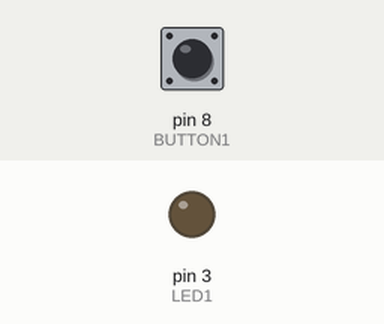
A sketch run on a simulated Arduino Uno, built with avr-gcc and run on an emulated ATmega328P. Parts: output pins drawn as LEDs (lit = HIGH). Dashed ring = blinking. Inputs (shaded band) come from the test bench; at power-on: pin 8 (BUTTON1) LOW. What the sketch prints to the serial monitor is not drawn.

Above: at 1.2 s.
1.3 s: pin 8 (BUTTON1) pulled HIGH for 0.15 s
At 1.37 s:
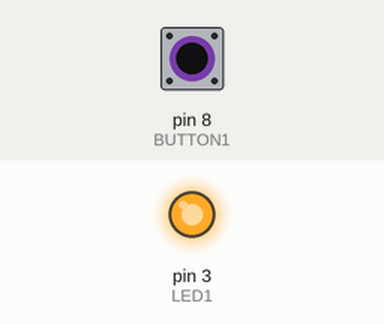
2.9 s: pin 8 (BUTTON1) pulled HIGH for 1 s
At 5.0 s:
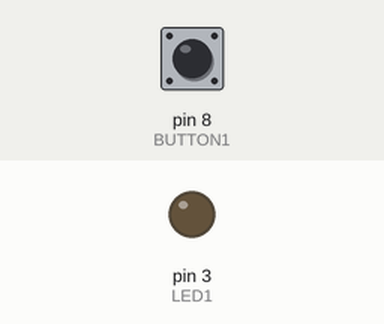
5.4 s: pin 8 (BUTTON1) pulsed HIGH 2 times (0.12 s each, 0.3 s apart)
At 5.46 s:
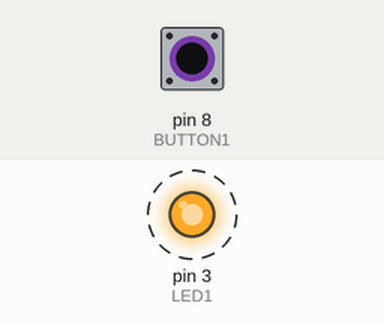
7.5 s: pin 8 (BUTTON1) driven HIGH
At 8.3 s:
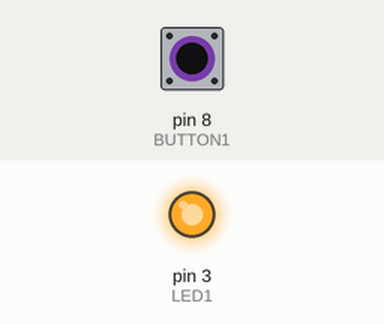
10.2 s: pin 8 (BUTTON1) driven LOW
At 11.6 s:
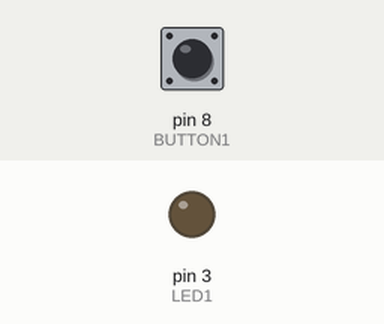
Timing chart, 0 to 12.7 s (numbered marks = the images above; inputs shaded):
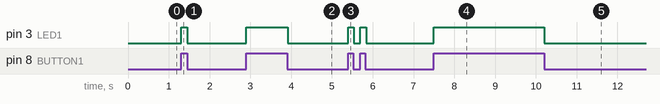

The sketch:

Button.ino
```cpp
// Handling input
#define BUTTON1 8
#define LED1 3

void setup() {
  Serial.begin(9600);
  pinMode(BUTTON1, INPUT);
  pinMode(LED1, OUTPUT);
  digitalWrite(LED1, LOW);
  int calibrationVal = 17;
}

void loop() {
  int status;
  status = digitalRead(BUTTON1);
  if(status == HIGH)
  {
    digitalWrite(LED1, status);

    Serial.print("Button is pressed.");
  }
  if(status == LOW)
  {
    digitalWrite(LED1, status);
  }
}
```

Measured:
- after the input at 1.3 s, pin 3 (LED1): LOW → HIGH at once, → LOW 0.16 s later
- after the input at 2.9 s, pin 3 (LED1): LOW → HIGH at once, → LOW 1.0 s later
- after the input at 5.4 s, pin 3 (LED1): alternates HIGH for 0.14 s and LOW for 0.16 s, 4 changes in all, then stays LOW, starting at once
- after the input at 7.5 s, pin 3 (LED1): LOW → HIGH at once
- after the input at 10.2 s, pin 3 (LED1): HIGH → LOW at once
